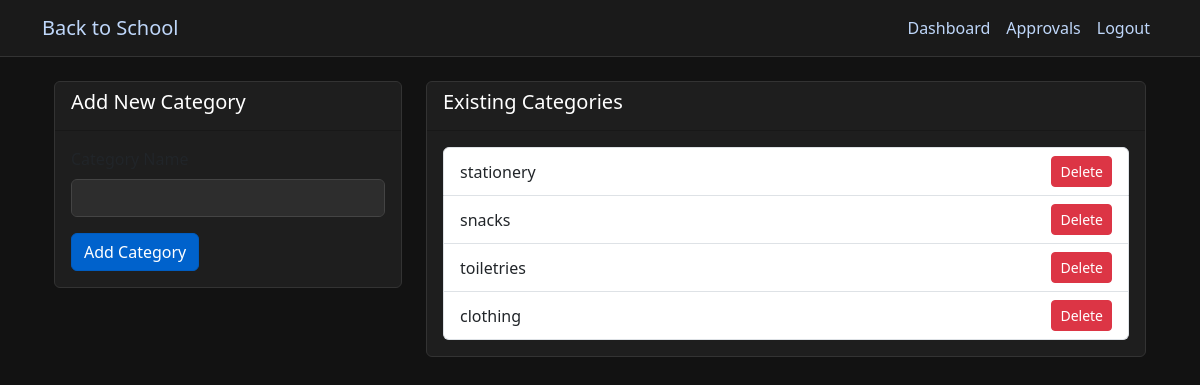
Page /admin/categories (signed in) on the committed database.
### app.py (models this page shows)
class ProductCategory(db.Model):
    id = db.Column(db.Integer, primary_key=True)
    name = db.Column(db.String(50), unique=True, nullable=False)

### app.py (the view, shortened to what this page needs)
@app.route('/admin/categories', methods=['GET', 'POST'])
@role_required(['app_admin'])
def manage_categories():
    categories = ProductCategory.query.all()
    return render_template('admin/manage_categories.html', categories=categories)

### app.py (called while the page is built)
def role_required(roles):
    def decorator(f):
        @wraps(f)
        def decorated_function(*args, **kwargs):
            if 'user_id' not in session:
                flash('Please log in to access this page', 'error')
                return redirect(url_for('login'))
            if session['role'] not in roles:
                flash('You do not have permission to access this page', 'error')
                return redirect(url_for('dashboard'))
            return f(*args, **kwargs)
        return decorated_function
    return decorator

@app.context_processor
def inject_current_user():
    if 'user_id' in session:
        user = db.session.get(User, session['user_id'])
        return {'current_user': user}
    return {'current_user': None}

@app.context_processor
def inject_cart_item_count():
    if 'user_id' in session and session['role'] in ['parent', 'student']:
        user = db.session.get(User, session['user_id'])
        cart = user.carts[0] if user.carts else None
        if cart and cart.items:
            return {'cart_item_count': len(cart.items)}
    return {'cart_item_count': 0}

### templates/admin/manage_categories.html
{% extends "base.html" %}
{% block content %}
<div class="container">
    <div class="row">
        <div class="col-md-4">
            <div class="card">
                <div class="card-header">
                    <h5>Add New Category</h5>
                </div>
                <div class="card-body">
                    <form method="POST" action="{{ url_for('manage_categories') }}">
                        <div class="mb-3">
                            <label for="name" class="form-label">Category Name</label>
                            <input type="text" class="form-control" id="name" name="name" required>
                        </div>
                        <button type="submit" class="btn btn-primary">Add Category</button>
                    </form>
                </div>
            </div>
        </div>
        <div class="col-md-8">
            <div class="card">
                <div class="card-header">
                    <h5>Existing Categories</h5>
                </div>
                <div class="card-body">
                    <ul class="list-group">
                        {% for category in categories %}
                        <li class="list-group-item d-flex justify-content-between align-items-center">
                            {{ category.name }}
                            <form action="{{ url_for('delete_category', cat_id=category.id) }}" method="POST" onsubmit="return confirm('Are you sure you want to delete this category?');">
                                <button type="submit" class="btn btn-danger btn-sm">Delete</button>
                            </form>
                        </li>
                        {% else %}
                        <li class="list-group-item">No categories found.</li>
                        {% endfor %}
                    </ul>
                </div>
            </div>
        </div>
    </div>
</div>
{% endblock %}

### templates/base.html (style rules this page uses)
body { background-color: #121212; color: #ffffff; }
h1, h2, h3, h4, h5, h6, span, p { color: #ffffff !important; }
.card { background-color: #1e1e1e; border: 1px solid #333; }
.form-control, .form-select { background-color: #2d2d2d; color: #ffffff; border: 1px solid #444; }
.btn-primary { background-color: #0062cc; border-color: #005cbf; }

### rows in the picture
ProductCategory: name "stationery"
ProductCategory: name "snacks"
ProductCategory: name "toiletries"
ProductCategory: name "clothing"
